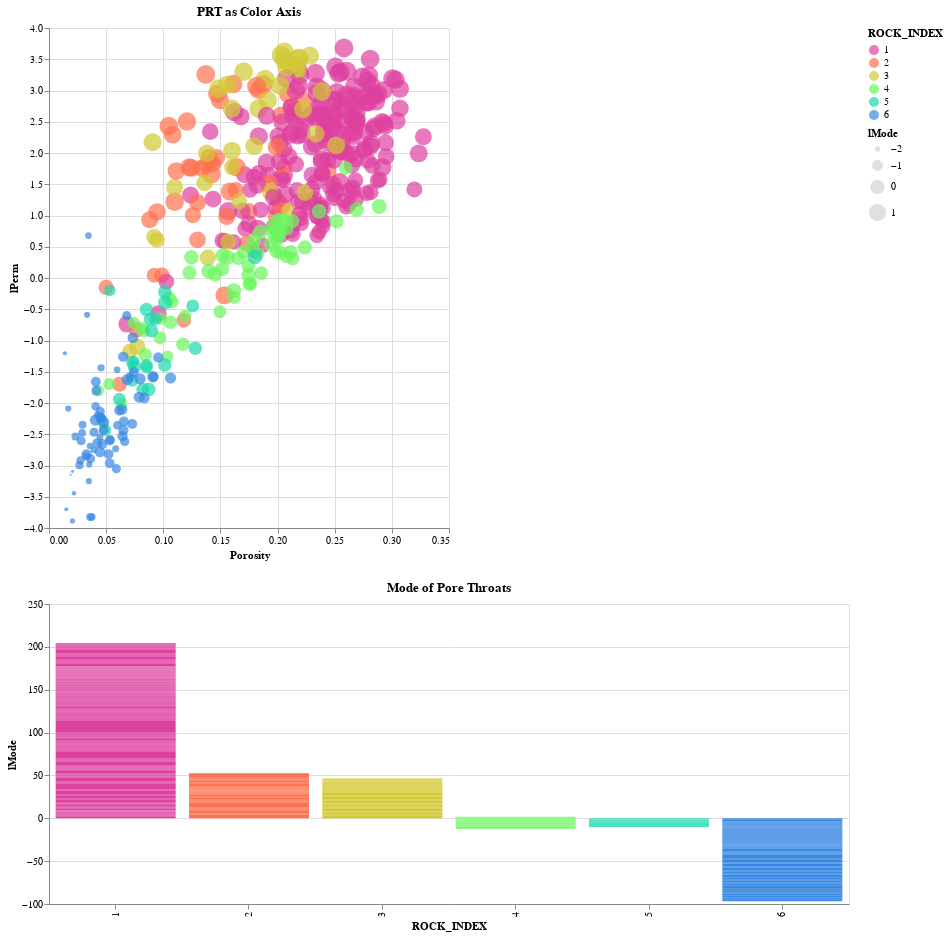

Notebook code cell kept with this figure:
### Markdown cell above
### Interactivity Porosity-Permebility Cross Plot with Petrophysical Rock Types (PRT) as defined by Clearke:

### Code cell
#interval = alt.selection_interval()
#vega.scheme('basic', ['#f00', '#0f0', '#00f', '#ff0', '#f0f', '#0ff']);
interval = alt.selection_interval()

base = alt.Chart(df).properties(
    width=400,
    height=500, 
).add_selection(interval)



prt = base.mark_point(filled=True, size=200).encode(
    x='Porosity:Q',
    y='lPerm:Q',
    size='lMode:Q',
    color=alt.condition(interval, 'ROCK_INDEX:O', alt.value('lightgray'),scale=alt.Scale(scheme='rainbow')),
    #color=alt.condition(selector, 'Well_Name:O', alt.value('lightgray'), legend=None),
    tooltip='Mode:Q', 
).properties(
    title='PRT as Color Axis',
    selection=interval
)



hist = alt.Chart(df).mark_bar().encode(
    x='ROCK_INDEX:O',
    y='lMode:Q',
    color=alt.condition(interval, 'ROCK_INDEX:O', alt.value('lightgray'),scale=alt.Scale(scheme='rainbow'))
).properties(
    title='Mode of Pore Throats',
    width=800,
    height=300,
    #selection=interval
).transform_filter(
    interval
)





prt & hist

### Figure 1 — Vega-Lite specification as saved in the notebook (floating-point values rounded to 4 significant figures; data arrays with more than 128 entries replaced by an {"elided": "..."} marker saying what was removed)
{"config": {"view": {"continuousWidth": 400, "continuousHeight": 300}}, "vconcat": [{"mark": {"type": "point", "filled": true, "size": 200}, "encoding": {"color": {"condition": {"type": "ordinal", "field": "ROCK_INDEX", "scale": {"scheme": "rainbow"}, "selection": "selector001"}, "value": "lightgray"}, "size": {"type": "quantitative", "field": "lMode"}, "tooltip": {"type": "quantitative", "field": "Mode"}, "x": {"type": "quantitative", "field": "Porosity"}, "y": {"type": "quantitative", "field": "lPerm"}}, "height": 500, "selection": {"selector001": {"type": "interval"}}, "title": "PRT as Color Axis", "width": 400}, {"mark": "bar", "encoding": {"color": {"condition": {"type": "ordinal", "field": "ROCK_INDEX", "scale": {"scheme": "rainbow"}, "selection": "selector001"}, "value": "lightgray"}, "x": {"type": "ordinal", "field": "ROCK_INDEX"}, "y": {"type": "quantitative", "field": "lMode"}}, "height": 300, "title": "Mode of Pore Throats", "transform": [{"filter": {"selection": "selector001"}}], "width": 800}], "data": {"name": "data-d21bc4942ff4ee4f7c4509145859d10a"}, "$schema": "https://vega.github.io/schema/vega-lite/v4.8.1.json", "datasets": {"data-d21bc4942ff4ee4f7c4509145859d10a": {"elided": "444 records"}}}
